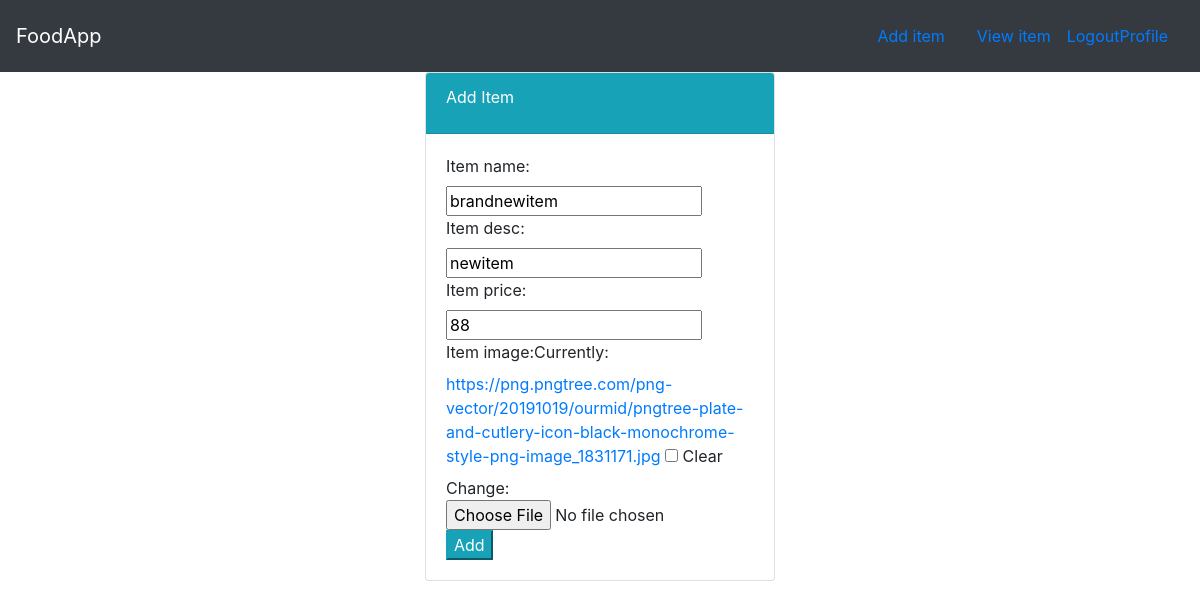
The page /update/6/ (signed in) on the database as committed earlier.
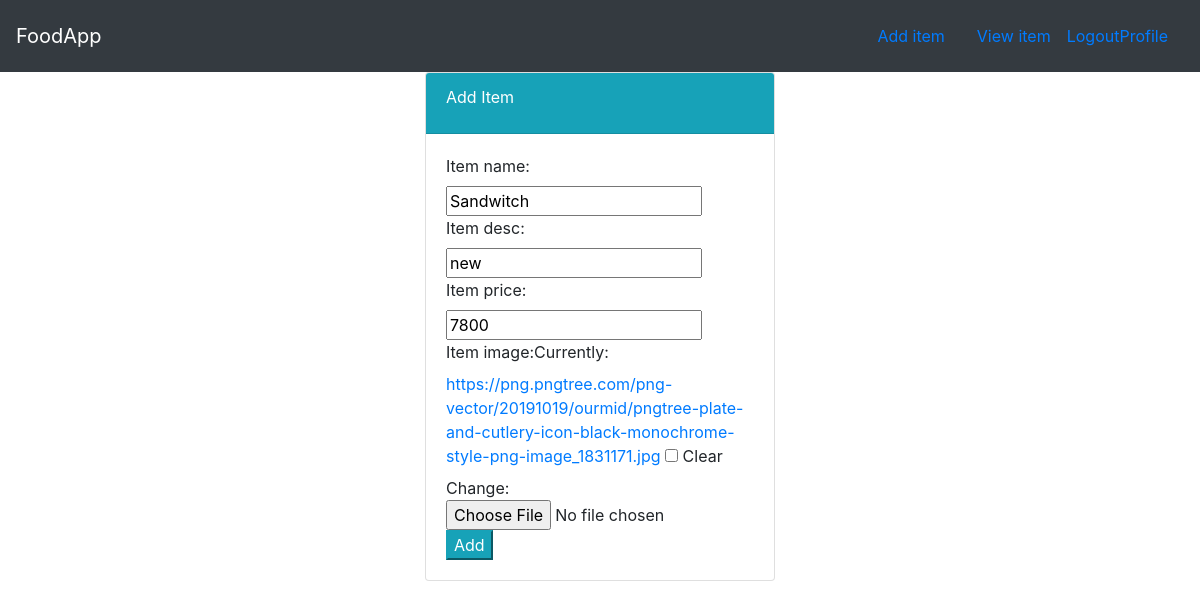
The same page on the database as committed later.
### food/models.py (models this page shows, shortened)
class Item(models.Model):
    user_name = models.ForeignKey(User,on_delete=models.CASCADE,default=1)
    item_name = models.CharField(max_length=200)
    item_desc = models.CharField(max_length=200)
    item_price = models.IntegerField()
    item_image = models.FileField(upload_to='uploads',null=True,blank=True)

### food/views.py (the view, shortened to what this page needs)
# urls.py: path('update/<int:id>/',views.UpdateItemView.as_view(),name='update_item'),
class UpdateItemView(LoginRequiredMixin,View):
    template_name = 'food/item-form.html'
    def get(self, request, id):
        item = get_object_or_404(Item, id=id)
        form = ItemForm(instance=item)
        return render(request, self.template_name, {'form': form, 'item': item})

### food/forms.py
class ItemForm(forms.ModelForm):
    class Meta:
        model = Item
        fields = ['item_name','item_desc','item_price','item_image']

### food/templates/food/item-form.html (shortened to what this page needs)
{% extends 'food/base.html' %}
{% block body %}
<div class="container">
    <div class="row">
        <div class="col-md-4 offset-md-4">
            <div class="card">
                <div class="card-header text-white bg-info">
                    <div class="card-title">
                        Add Item
                    </div>
                </div>
                <div class="card-body">
                    <form method="POST">
                        {{ form }}
                        <button class="btn-info" type="submit">Add</button>
                    </form>
                </div>
            </div>
        </div>
    </div>
</div>
{% endblock %}

### food/templates/food/base.html (shortened to what this page needs)
{% load static %}
<!DOCTYPE html>
<html lang="en">
<head>
    <link rel="stylesheet" href="{% static 'food/style.css' %}">
    <link rel="stylesheet" href="https://cdn.jsdelivr.net/npm/bootstrap@4.4.1/dist/css/bootstrap.min.css">
</head>
<body>
    <nav class="navbar navbar-dark bg-dark">
        <a href="#" class="navbar-brand">FoodApp</a>
        <div class="navbar">
            <a class="nav-item nav-link" href="{% url 'food:create_item'%}">Add item</a>
            <a class="nav-item nav-link" href="#">View item</a>
            {% if user.is_authenticated %}
                <a href="{% url 'logout' %}">Logout</a>
                <a href="{% url 'profile' %}">Profile</a>
            {% else %}
                <a href="{% url 'login' %}">Login</a>
            {% endif %}
        </div>
    </nav>
    {%block body%}
    {% endblock%}
</body>
</html>

### food/static/food/style.css (style rules this page uses)
body { background-color: lightcyan; }

Rows that differ between the two databases and show on the page:
changed Item: item_name "brandnewitem" → "Sandwitch"; item_desc "newitem" → "new"; item_price "88" → "7800"
